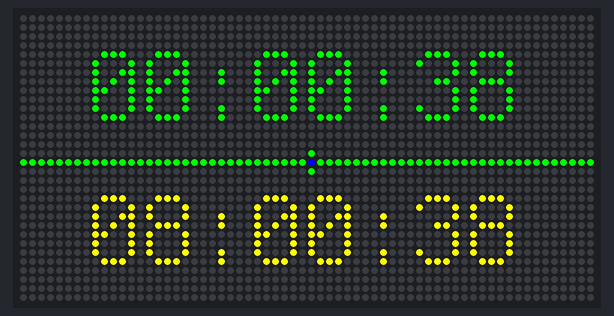
Simulated run of this program. Board: Adafruit Matrix Portal running CircuitPython. On the bench: 64×32 RGB LED matrix. The clock reads 2024-03-15 10:24:30 at power-on unless the program sets it; files that are not in the repository are absent.

Above: at 8.6 s.
At 11.6 s:
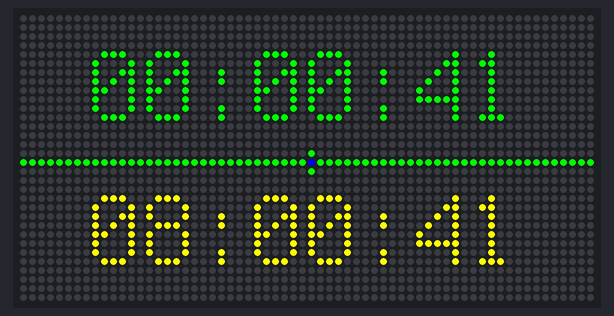
At 15.6 s:
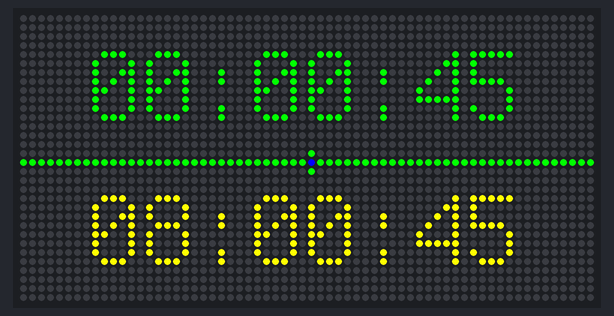
At 23.6 s:
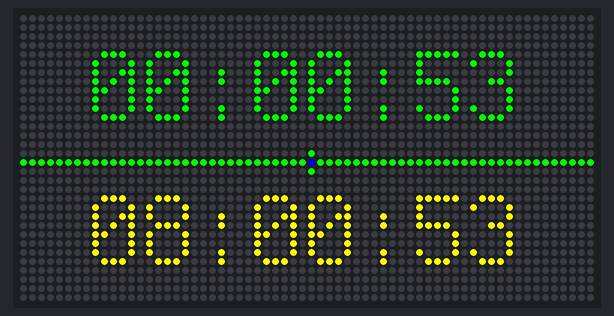
At 31.6 s:
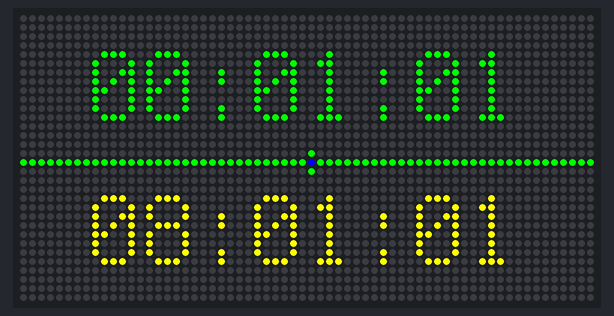
At 38.6 s:
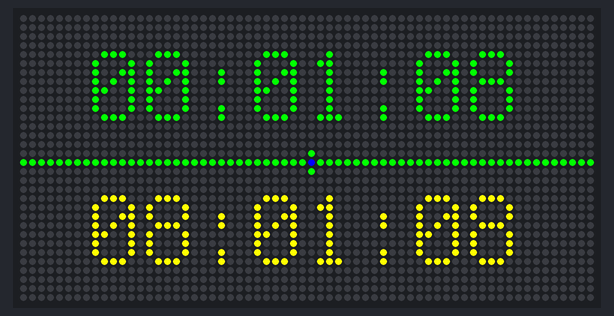

The program:

HamClockV1.0.py
```python
# Ham Radio Clock: Displays local (PST) and UTC times with a drift indicator
# - Local time on top (green), centered
# - Green line (y=16) with green dots above (y=15) and below (y=17) at x=32
# - Blue drift dot moves on the line (1 pixel = 0.1s drift)
# - UTC time on bottom (yellow), centered
# - Syncs with Adafruit IO NTP, adjusts drift every 5min, saves sync interval
# Created by Pete Parise with Grok 3 by xAI, Feb 22, 2025
# Updated Feb 23, 2025: Fractional drift precision, whole-second display

import board
import time  # For sleep and monotonic timing
import displayio
from adafruit_matrixportal.matrix import Matrix
from adafruit_matrixportal.network import Network
import terminalio
from adafruit_display_text import label
import os
from displayio import Palette, Bitmap

displayio.release_displays()
time.sleep(1)

matrix = Matrix(width=64, height=32, bit_depth=1)
display = matrix.display
time.sleep(1)

network = Network(status_neopixel=board.NEOPIXEL, debug=True)
time.sleep(5)

def fetch_time():
    """Fetch current time from Adafruit IO NTP service with fractional seconds.
    Returns: tuple (hours, minutes, seconds) where seconds includes decimals."""
    try:
        current_time = network.get_local_time()  # "YYYY-MM-DD HH:MM:SS.mmm ..."
        if isinstance(current_time, str):
            time_parts = current_time.split(" ")
            time_str = time_parts[1]  # "HH:MM:SS.mmm"
            hours, minutes, seconds_ms = time_str.split(":")
            seconds, ms = seconds_ms.split(".")  # Split "SS.mmm"
            total_seconds = int(hours) * 3600 + int(minutes) * 60 + int(seconds) + int(ms) / 1000
            return (total_seconds // 3600) % 24, (total_seconds // 60) % 60, total_seconds % 60
        else:
            return current_time.tm_hour, current_time.tm_min, current_time.tm_sec
    except Exception:
        return None

def load_sync_interval():
    """Load the last saved sync interval from file.
    Returns: integer (seconds), defaults to 3600 (1 hour) if file missing."""
    try:
        with open("/sync_interval.txt", "r") as f:
            return int(f.read().strip())
    except:
        return 3600

def save_sync_interval(interval):
    """Save the calculated sync interval to file for persistence."""
    try:
        with open("/sync_interval.txt", "w") as f:
            f.write(str(interval))
    except:
        pass

hours, minutes, seconds = fetch_time() or (0, 0, 0)
start_mono = time.monotonic()
last_sync = start_mono
sync_interval = load_sync_interval()
last_drift_check = start_mono
drift_threshold = 1

local_label = label.Label(
    terminalio.FONT,
    text="00:00:00",
    color=0x00FF00,
    x=8, y=8
)
utc_label = label.Label(
    terminalio.FONT,
    text="00:00:00",
    color=0xFFFF00,
    x=8, y=24
)

line_palette = Palette(1)
line_palette[0] = 0x00FF00
line_bitmap = Bitmap(64, 1, 1)
for x in range(64):
    line_bitmap[x, 0] = 0
line_sprite = displayio.TileGrid(line_bitmap, pixel_shader=line_palette, x=0, y=16)

drift_palette = Palette(2)
drift_palette[0] = 0x000000
drift_palette[1] = 0x0000FF
drift_bitmap = Bitmap(1, 1, 1)
drift_bitmap[0, 0] = 1
drift_sprite = displayio.TileGrid(drift_bitmap, pixel_shader=drift_palette, x=32, y=16)

dot_palette = Palette(2)
dot_palette[0] = 0x000000
dot_palette[1] = 0x00FF00
dot_bitmap = Bitmap(1, 1, 1)
dot_bitmap[0, 0] = 1
dot_above = displayio.TileGrid(dot_bitmap, pixel_shader=dot_palette, x=32, y=15)
dot_below = displayio.TileGrid(dot_bitmap, pixel_shader=dot_palette, x=32, y=17)

group = displayio.Group()
group.append(local_label)
group.append(line_sprite)
group.append(dot_above)
group.append(dot_below)
group.append(drift_sprite)
group.append(utc_label)
try:
    display.show(group)
except Exception as e:
    with open("/error.txt", "w") as f:
        f.write("Display Error: {}\n".format(str(e)))

while True:
    elapsed = time.monotonic() - start_mono
    total_seconds = seconds + elapsed
    local_hours = int(total_seconds // 3600) % 24
    local_minutes = int(total_seconds // 60) % 60
    local_seconds = total_seconds % 60
    utc_hours = int((total_seconds + 8 * 3600) // 3600) % 24
    utc_minutes = int((total_seconds + 8 * 3600) // 60) % 60
    utc_seconds = (total_seconds + 8 * 3600) % 60
    local_str = "{:02d}:{:02d}:{:02d}".format(local_hours, local_minutes, int(local_seconds))
    utc_str = "{:02d}:{:02d}:{:02d}".format(utc_hours, utc_minutes, int(utc_seconds))
    local_label.text = local_str
    utc_label.text = utc_str

    if time.monotonic() - last_drift_check >= 300:
        ntp_time = fetch_time()
        if ntp_time:
            ntp_hours, ntp_minutes, ntp_seconds = ntp_time
            local_total = local_hours * 3600 + local_minutes * 60 + local_seconds
            ntp_total = ntp_hours * 3600 + ntp_minutes * 60 + ntp_seconds
            if ntp_hours < local_hours and time.monotonic() - last_sync > 43200:
                ntp_total += 86400
            drift = ntp_total - local_total
            dot_pos = max(0, min(63, 32 + int(drift * 10)))
            drift_sprite.x = dot_pos
            if abs(drift) > drift_threshold:
                elapsed_since_sync = time.monotonic() - last_sync
                drift_rate = abs(drift) / elapsed_since_sync
                new_interval = int(drift_threshold / drift_rate)
                sync_interval = max(300, min(new_interval, 86400))
                save_sync_interval(sync_interval)
                hours, minutes, seconds = ntp_time
                start_mono = time.monotonic()
                last_sync = start_mono
            last_drift_check = time.monotonic()

    if time.monotonic() - last_sync >= sync_interval:
        sync_time = fetch_time()
        if sync_time:
            hours, minutes, seconds = sync_time
            start_mono = time.monotonic()
            last_sync = start_mono

    display.show(group)
    time.sleep(1)
```

Measured:
- what the display in image 0 shows lasts 1.0 s, from 8.5 s to 9.5 s
